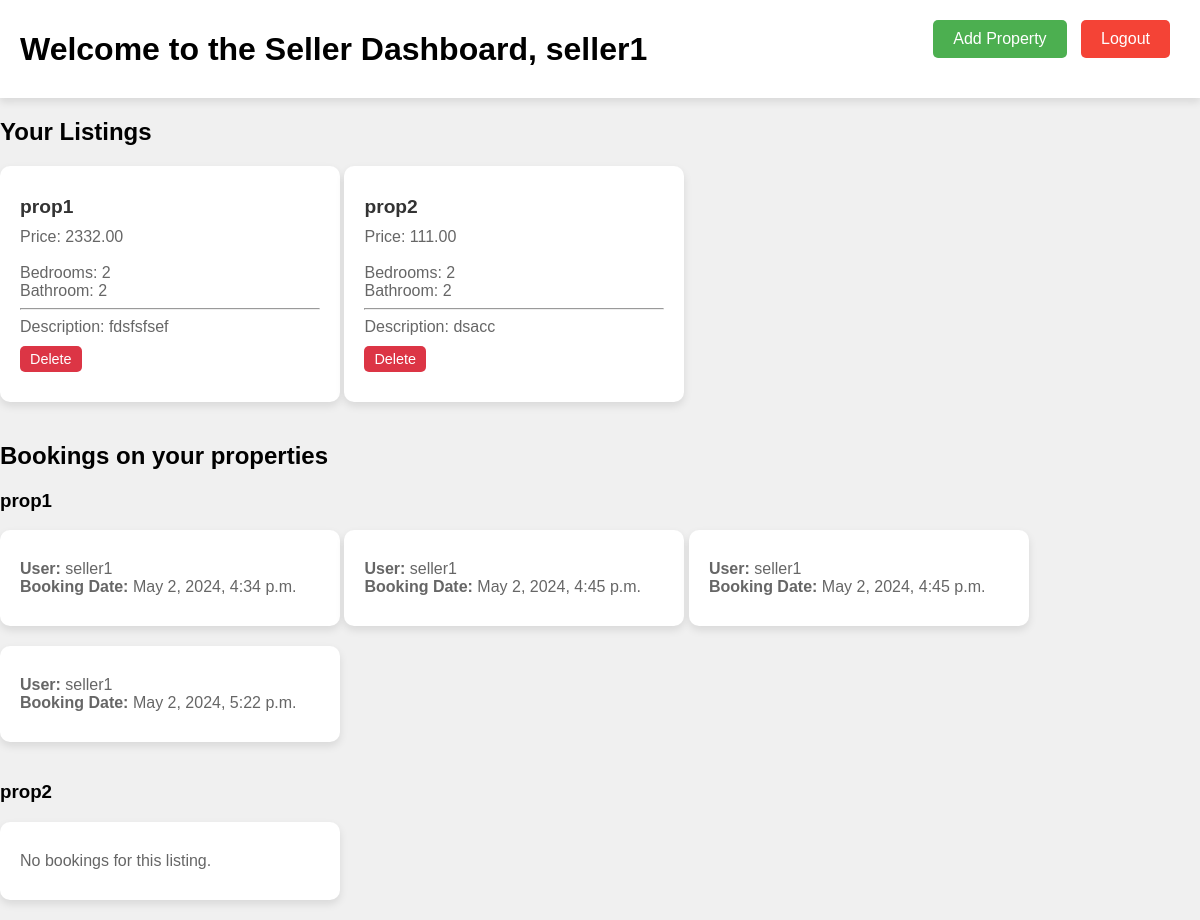
Screenshot of /seller/dashboard/ (signed in) with the database file from the repository.
### busslogic/models.py (models this page shows)
class User(AbstractBaseUser, PermissionsMixin):
    user_id = models.AutoField(primary_key=True)
    username = models.CharField(max_length=150, unique=True)
    user_phone = models.CharField(max_length=15)
    user_address = models.CharField(max_length=255)
    role = models.CharField(max_length=50)
    is_staff = models.BooleanField(default=False)
    is_active = models.BooleanField(default=True)
    date_joined = models.DateTimeField(auto_now_add=True)
    USERNAME_FIELD = 'username'
    REQUIRED_FIELDS = ['user_phone', 'user_address', 'role']
    objects = UserManager()
    class Meta:
        app_label = 'busslogic'
        db_table = 'user'

class Listing(models.Model):
    listing_id = models.AutoField(primary_key=True)
    property = models.ForeignKey(Property, on_delete=models.CASCADE, related_name='listings')
    user = models.ForeignKey(User, on_delete=models.CASCADE)
    name = models.CharField(max_length=255)
    price = models.DecimalField(max_digits=10, decimal_places=2)
    description = models.TextField()

class Property(models.Model):
    property_id = models.AutoField(primary_key=True)
    name = models.CharField(max_length=255)
    address = models.CharField(max_length=255)
    bedrooms = models.IntegerField()
    bathrooms = models.IntegerField()
    sqft = models.IntegerField()
    ptype = models.CharField(max_length=100)

class Booking(models.Model):
    booking_id = models.AutoField(primary_key=True)
    listing = models.ForeignKey(Listing, on_delete=models.CASCADE)
    user = models.ForeignKey(User, on_delete=models.CASCADE)
    bdate = models.DateTimeField(auto_now_add=True)

### busslogic/views.py (the view)
# urls.py: path('seller/dashboard/', views.seller_dashboard, name='seller_dashboard'),
@login_required
def seller_dashboard(request):
    if request.user.role != 'seller':
        return HttpResponse("You are not authorized to view this page.")
    listings = Listing.objects.filter(user=request.user)
    bookings_per_listing = {}
    for listing in listings:
        bookings = Booking.objects.filter(listing=listing)
        bookings_per_listing[listing] = bookings
    return render(request, 'seller_dashboard.html', {'listings': listings, 'bookings_per_listing': bookings_per_listing})

### busslogic/templates/seller_dashboard.html (shortened to what this page needs)
<!DOCTYPE html>
<html lang="en">
<head>
</head>
<body>
    <div class="heading-container">
        <h1>Welcome to the Seller Dashboard, {{ request.user.username }}</h1>
        <div>
            <button onclick="openOverlay()" class="add-property-btn">Add Property</button>
            <a href="{% url 'seller_logout' %}" class="logout-btn">Logout</a>
        </div>
    </div>
    <h2>Your Listings</h2>
    {% if listings %}
        {% for listing in listings %}
            <div class="card">
                <a href="{% url 'property_details' listing.property_id %}" target="_blank">
                    <div class="card-content">
                            <h3>{{ listing.name }}</h3>
                            <p>Price: {{ listing.price }}</p>
                            <br>
                            <p>Bedrooms: {{ listing.property.bedrooms }}</p>
                            <p>Bathroom: {{ listing.property.bathrooms }}</p>
                            <hr>
                            <p>Description: {{ listing.description }}</p>
                </a>
                    <form action="{% url 'delete_listing' listing.listing_id %}" method="post">
                        <button type="submit" class="delete-btn">Delete</button>
                    </form>
                </div>
        {% endfor %}
    {% else %}
        <p>No listings found.</p>
    {% endif %}
    <h2>Bookings on your properties</h2>
    {% for listing, bookings in bookings_per_listing.items %}
        <div>
            <h3>{{ listing.name }}</h3>
            <div class="booking-cards">
                {% if bookings %}
                    {% for booking in bookings %}
                        <div class="card">
                            <div class="card-content">
                                <p><b>User:</b> {{ booking.user.username }}</p>
                                <p><b>Booking Date:</b> {{ booking.bdate }}</p>
                            </div>
                        </div>
                    {% endfor %}
                {% else %}
                    <div class="card">
                        <div class="card-content">
                            <p>No bookings for this listing.</p>
                        </div>
                    </div>
                {% endif %}
            </div>
        </div>
    {% endfor %}
</body>
</html>

### busslogic/templates/seller_dashboard.html (style rules this page uses)
body { background-color: #f0f0f0; margin: 0; padding: 0; font-family: Arial, sans-serif; }
.card { border-radius: 10px; padding: 20px; margin-bottom: 20px; background-color: #fff; box-shadow: 0 4px 8px rgba(0, 0, 0, 0.1); transition: 0.3s; width: 300px; display: inline-block; vertical-align: top; }
.card-content { padding: 10px 0; }
.card-content a { text-decoration: none; color: #333; }
.card h3 { font-size: 1.2rem; margin: 0 0 10px; color: #333; }
.card p { font-size: 1rem; margin: 0; color: #666; }
.delete-btn { background-color: #dc3545; color: white; border: none; border-radius: 5px; padding: 5px 10px; cursor: pointer; font-size: 0.9rem; margin-top: 10px; }
.add-property-btn { background-color: #4CAF50; color: white; border: none; border-radius: 5px; padding: 10px 20px; text-align: center; text-decoration: none; display: inline-block; font-size: 16px; cursor: pointer; margin-bottom: 20px; }
.logout-btn { background-color: #f44336; color: white; border: none; border-radius: 5px; padding: 10px 20px; text-align: center; text-decoration: none; display: inline-block; font-size: 16px; cursor: pointer; margin-bottom: 20px; margin-left: 10px; margin-right: 10px; }
.heading-container { display: flex; justify-content: space-between; align-items: center; margin-bottom: 20px; padding: 20px; background-color: #fff; box-shadow: 0 4px 8px rgba(0, 0, 0, 0.1); }
.heading-container h1 { margin: 0; }

### rows the page displays
User: user.username "seller1"
Listing: name "prop1", price "2332.00", property.bedrooms "2", property.bathrooms "2", description "fdsfsfsef"
Listing: name "prop2", price "111.00", property.bedrooms "2", property.bathrooms "2", description "dsacc", shows "No bookings for this listing."
Booking: user.username "seller1", bdate "May 2, 2024, 4:34 p.m."
Booking: user.username "seller1", bdate "May 2, 2024, 4:45 p.m."
Booking: user.username "seller1", bdate "May 2, 2024, 4:45 p.m."
Booking: user.username "seller1", bdate "May 2, 2024, 5:22 p.m."
